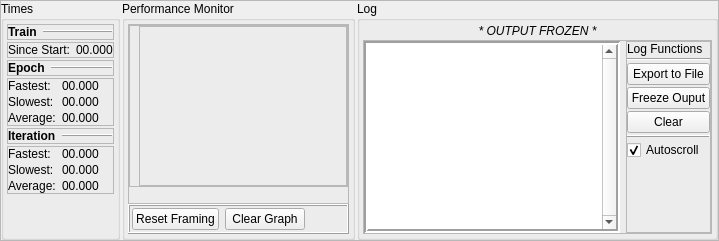
      <widget class="QFrame" name="frame_24">
       <property name="sizePolicy">
        <sizepolicy hsizetype="Preferred" vsizetype="Ignored">
         <horstretch>0</horstretch>
         <verstretch>0</verstretch>
        </sizepolicy>
       </property>
       <property name="frameShape">
        <enum>QFrame::StyledPanel</enum>
       </property>
       <property name="frameShadow">
        <enum>QFrame::Raised</enum>
       </property>
       <layout class="QHBoxLayout" name="horizontalLayout_32">
        <property name="spacing">
         <number>2</number>
        </property>
        <property name="leftMargin">
         <number>0</number>
        </property>
        <property name="topMargin">
         <number>0</number>
        </property>
        <property name="rightMargin">
         <number>0</number>
        </property>
        <property name="bottomMargin">
         <number>0</number>
        </property>
        <item>
         <widget class="QGroupBox" name="groupBox_10">
          <property name="sizePolicy">
           <sizepolicy hsizetype="Maximum" vsizetype="Preferred">
            <horstretch>0</horstretch>
            <verstretch>0</verstretch>
           </sizepolicy>
          </property>
          <property name="title">
           <string>Times</string>
          </property>
          <layout class="QVBoxLayout" name="verticalLayout_30">
           <property name="spacing">
            <number>2</number>
           </property>
           <property name="leftMargin">
            <number>3</number>
           </property>
           <property name="topMargin">
            <number>3</number>
           </property>
           <property name="rightMargin">
            <number>3</number>
           </property>
           <property name="bottomMargin">
            <number>3</number>
           </property>
           <item>
            <widget class="QFrame" name="frame_36">
             <property name="frameShape">
              <enum>QFrame::StyledPanel</enum>
             </property>
             <property name="frameShadow">
              <enum>QFrame::Raised</enum>
             </property>
             <layout class="QHBoxLayout" name="horizontalLayout_36">
              <property name="leftMargin">
               <number>0</number>
              </property>
              <property name="topMargin">
               <number>0</number>
              </property>
              <property name="rightMargin">
               <number>0</number>
              </property>
              <property name="bottomMargin">
               <number>0</number>
              </property>
              <item>
               <widget class="QLabel" name="label_55">
                <property name="sizePolicy">
                 <sizepolicy hsizetype="Maximum" vsizetype="Preferred">
                  <horstretch>0</horstretch>
                  <verstretch>0</verstretch>
                 </sizepolicy>
                </property>
                <property name="font">
                 <font>
                  <bold>true</bold>
                 </font>
                </property>
                <property name="text">
                 <string>Train</string>
                </property>
               </widget>
              </item>
              <item>
               <widget class="Line" name="line_10">
                <property name="frameShadow">
                 <enum>QFrame::Raised</enum>
                </property>
                <property name="orientation">
                 <enum>Qt::Horizontal</enum>
                </property>
               </widget>
              </item>
             </layout>
            </widget>
           </item>
           <item>
            <widget class="QFrame" name="frame_37">
             <property name="sizePolicy">
              <sizepolicy hsizetype="Preferred" vsizetype="Maximum">
               <horstretch>0</horstretch>
               <verstretch>0</verstretch>
              </sizepolicy>
             </property>
             <property name="frameShape">
              <enum>QFrame::StyledPanel</enum>
             </property>
             <property name="frameShadow">
              <enum>QFrame::Raised</enum>
             </property>
             <layout class="QFormLayout" name="formLayout_19">
              <property name="horizontalSpacing">
               <number>6</number>
              </property>
              <property name="verticalSpacing">
               <number>2</number>
              </property>
              <property name="leftMargin">
               <number>0</number>
              </property>
              <property name="topMargin">
               <number>0</number>
              </property>
              <property name="rightMargin">
               <number>0</number>
              </property>
              <property name="bottomMargin">
               <number>0</number>
              </property>
              <item row="0" column="0">
               <widget class="QLabel" name="label_56">
                <property name="text">
                 <string>Since Start:</string>
                </property>
               </widget>
              </item>
              <item row="0" column="1">
               <widget class="QLabel" name="performance_epoch_fastest_2">
                <property name="text">
                 <string>00.000</string>
                </property>
               </widget>
              </item>
             </layout>
            </widget>
           </item>
           <item>
            <widget class="QFrame" name="frame_34">
             <property name="frameShape">
              <enum>QFrame::StyledPanel</enum>
             </property>
             <property name="frameShadow">
              <enum>QFrame::Raised</enum>
             </property>
             <layout class="QHBoxLayout" name="horizontalLayout_34">
              <property name="leftMargin">
               <number>0</number>
              </property>
              <property name="topMargin">
               <number>0</number>
              </property>
              <property name="rightMargin">
               <number>0</number>
              </property>
              <property name="bottomMargin">
               <number>0</number>
              </property>
              <item>
               <widget class="QLabel" name="label_48">
                <property name="sizePolicy">
                 <sizepolicy hsizetype="Maximum" vsizetype="Preferred">
                  <horstretch>0</horstretch>
                  <verstretch>0</verstretch>
                 </sizepolicy>
                </property>
                <property name="font">
                 <font>
                  <bold>true</bold>
                 </font>
                </property>
                <property name="text">
                 <string>Epoch</string>
                </property>
               </widget>
              </item>
              <item>
               <widget class="Line" name="line_8">
                <property name="frameShadow">
                 <enum>QFrame::Raised</enum>
                </property>
                <property name="orientation">
                 <enum>Qt::Horizontal</enum>
                </property>
               </widget>
              </item>
             </layout>
            </widget>
           </item>
           <item>
            <widget class="QFrame" name="frame_30">
             <property name="sizePolicy">
              <sizepolicy hsizetype="Preferred" vsizetype="Maximum">
               <horstretch>0</horstretch>
               <verstretch>0</verstretch>
              </sizepolicy>
             </property>
             <property name="frameShape">
              <enum>QFrame::StyledPanel</enum>
             </property>
             <property name="frameShadow">
              <enum>QFrame::Raised</enum>
             </property>
             <layout class="QFormLayout" name="formLayout_17">
              <property name="horizontalSpacing">
               <number>6</number>
              </property>
              <property name="verticalSpacing">
               <number>2</number>
              </property>
              <property name="leftMargin">
               <number>0</number>
              </property>
              <property name="topMargin">
               <number>0</number>
              </property>
              <property name="rightMargin">
               <number>0</number>
              </property>
              <property name="bottomMargin">
               <number>0</number>
              </property>
              <item row="0" column="0">
               <widget class="QLabel" name="label_47">
                <property name="text">
                 <string>Fastest:</string>
                </property>
               </widget>
              </item>
              <item row="0" column="1">
               <widget class="QLabel" name="performance_epoch_fastest">
                <property name="text">
                 <string>00.000</string>
                </property>
               </widget>
              </item>
              <item row="1" column="0">
               <widget class="QLabel" name="label_50">
                <property name="text">
                 <string>Slowest:</string>
                </property>
               </widget>
              </item>
              <item row="1" column="1">
               <widget class="QLabel" name="performance_epoch_slowest">
                <property name="text">
                 <string>00.000</string>
                </property>
               </widget>
              </item>
              <item row="2" column="0">
               <widget class="QLabel" name="label_51">
                <property name="text">
                 <string>Average:</string>
                </property>
               </widget>
              </item>
              <item row="2" column="1">
               <widget class="QLabel" name="performance_epoch_average">
                <property name="text">
                 <string>00.000</string>
                </property>
               </widget>
              </item>
             </layout>
            </widget>
           </item>
           <item>
            <widget class="QFrame" name="frame_35">
             <property name="frameShape">
              <enum>QFrame::StyledPanel</enum>
             </property>
             <property name="frameShadow">
              <enum>QFrame::Raised</enum>
             </property>
             <layout class="QHBoxLayout" name="horizontalLayout_35">
              <property name="leftMargin">
               <number>0</number>
              </property>
              <property name="topMargin">
               <number>0</number>
              </property>
              <property name="rightMargin">
               <number>0</number>
              </property>
              <property name="bottomMargin">
               <number>0</number>
              </property>
              <item>
               <widget class="QLabel" name="label_49">
                <property name="sizePolicy">
                 <sizepolicy hsizetype="Maximum" vsizetype="Preferred">
                  <horstretch>0</horstretch>
                  <verstretch>0</verstretch>
                 </sizepolicy>
                </property>
                <property name="font">
                 <font>
                  <bold>true</bold>
                 </font>
                </property>
                <property name="text">
                 <string>Iteration</string>
                </property>
               </widget>
              </item>
              <item>
               <widget class="Line" name="line_9">
                <property name="frameShadow">
                 <enum>QFrame::Raised</enum>
                </property>
                <property name="orientation">
                 <enum>Qt::Horizontal</enum>
                </property>
               </widget>
              </item>
             </layout>
            </widget>
           </item>
           <item>
            <widget class="QFrame" name="frame_32">
             <property name="sizePolicy">
              <sizepolicy hsizetype="Preferred" vsizetype="Maximum">
               <horstretch>0</horstretch>
               <verstretch>0</verstretch>
              </sizepolicy>
             </property>
             <property name="frameShape">
              <enum>QFrame::StyledPanel</enum>
             </property>
             <property name="frameShadow">
              <enum>QFrame::Raised</enum>
             </property>
             <layout class="QFormLayout" name="formLayout_18">
              <property name="horizontalSpacing">
               <number>6</number>
              </property>
              <property name="verticalSpacing">
               <number>2</number>
              </property>
              <property name="leftMargin">
               <number>0</number>
              </property>
              <property name="topMargin">
               <number>0</number>
              </property>
              <property name="rightMargin">
               <number>0</number>
              </property>
              <property name="bottomMargin">
               <number>0</number>
              </property>
              <item row="0" column="0">
               <widget class="QLabel" name="label_52">
                <property name="text">
                 <string>Fastest:</string>
                </property>
               </widget>
              </item>
              <item row="0" column="1">
               <widget class="QLabel" name="performance_iter_fastest">
                <property name="text">
                 <string>00.000</string>
                </property>
               </widget>
              </item>
              <item row="1" column="0">
               <widget class="QLabel" name="label_53">
                <property name="text">
                 <string>Slowest:</string>
                </property>
               </widget>
              </item>
              <item row="1" column="1">
               <widget class="QLabel" name="performance_iter_slowest">
                <property name="text">
                 <string>00.000</string>
                </property>
               </widget>
              </item>
              <item row="2" column="0">
               <widget class="QLabel" name="label_54">
                <property name="text">
                 <string>Average:</string>
                </property>
               </widget>
              </item>
              <item row="2" column="1">
               <widget class="QLabel" name="performance_iter_average">
                <property name="text">
                 <string>00.000</string>
                </property>
               </widget>
              </item>
             </layout>
            </widget>
           </item>
           <item>
            <spacer name="verticalSpacer_7">
             <property name="orientation">
              <enum>Qt::Vertical</enum>
             </property>
             <property name="sizeHint" stdset="0">
              <size>
               <width>20</width>
               <height>40</height>
              </size>
             </property>
            </spacer>
           </item>
          </layout>
         </widget>
        </item>
        <item>
         <widget class="QGroupBox" name="performance_monitor_group">
          <property name="title">
           <string>Performance Monitor</string>
          </property>
          <layout class="QVBoxLayout" name="verticalLayout_26">
           <property name="spacing">
            <number>0</number>
           </property>
           <property name="leftMargin">
            <number>3</number>
           </property>
           <property name="topMargin">
            <number>3</number>
           </property>
           <property name="rightMargin">
            <number>3</number>
           </property>
           <property name="bottomMargin">
            <number>3</number>
           </property>
           <item>
            <widget class="QFrame" name="frame_33">
             <property name="frameShape">
              <enum>QFrame::StyledPanel</enum>
             </property>
             <property name="frameShadow">
              <enum>QFrame::Raised</enum>
             </property>
             <layout class="QVBoxLayout" name="verticalLayout_29">
              <property name="spacing">
               <number>2</number>
              </property>
              <property name="leftMargin">
               <number>0</number>
              </property>
              <property name="topMargin">
               <number>0</number>
              </property>
              <property name="rightMargin">
               <number>0</number>
              </property>
              <property name="bottomMargin">
               <number>0</number>
              </property>
              <item>
               <widget class="QFrame" name="frame_27">
                <property name="frameShape">
                 <enum>QFrame::StyledPanel</enum>
                </property>
                <property name="frameShadow">
                 <enum>QFrame::Raised</enum>
                </property>
                <layout class="QHBoxLayout" name="horizontalLayout_37">
                 <property name="spacing">
                  <number>2</number>
                 </property>
                 <property name="leftMargin">
                  <number>0</number>
                 </property>
                 <property name="topMargin">
                  <number>0</number>
                 </property>
                 <property name="rightMargin">
                  <number>0</number>
                 </property>
                 <property name="bottomMargin">
                  <number>0</number>
                 </property>
                 <item>
                  <widget class="QLabel" name="perf_graph_time_label">
                   <property name="sizePolicy">
                    <sizepolicy hsizetype="Maximum" vsizetype="Preferred">
                     <horstretch>0</horstretch>
                     <verstretch>0</verstretch>
                    </sizepolicy>
                   </property>
                   <property name="text">
                    <string/>
                   </property>
                   <property name="alignment">
                    <set>Qt::AlignCenter</set>
                   </property>
                  </widget>
                 </item>
                 <item>
                  <widget class="QFrame" name="perf_graph_layout_frame">
                   <property name="frameShape">
                    <enum>QFrame::StyledPanel</enum>
                   </property>
                   <property name="frameShadow">
                    <enum>QFrame::Raised</enum>
                   </property>
                   <layout class="QVBoxLayout" name="performance_graph_layout">
                    <property name="leftMargin">
                     <number>0</number>
                    </property>
                    <property name="topMargin">
                     <number>0</number>
                    </property>
                    <property name="rightMargin">
                     <number>0</number>
                    </property>
                    <property name="bottomMargin">
                     <number>0</number>
                    </property>
                   </layout>
                  </widget>
                 </item>
                </layout>
               </widget>
              </item>
              <item>
               <widget class="QLabel" name="perf_graph_epoch_label">
                <property name="sizePolicy">
                 <sizepolicy hsizetype="Preferred" vsizetype="Maximum">
                  <horstretch>0</horstretch>
                  <verstretch>0</verstretch>
                 </sizepolicy>
                </property>
                <property name="text">
                 <string/>
                </property>
                <property name="alignment">
                 <set>Qt::AlignCenter</set>
                </property>
               </widget>
              </item>
             </layout>
            </widget>
           </item>
           <item>
            <widget class="QFrame" name="frame_26">
             <property name="sizePolicy">
              <sizepolicy hsizetype="Preferred" vsizetype="Maximum">
               <horstretch>0</horstretch>
               <verstretch>0</verstretch>
              </sizepolicy>
             </property>
             <property name="frameShape">
              <enum>QFrame::Box</enum>
             </property>
             <property name="frameShadow">
              <enum>QFrame::Raised</enum>
             </property>
             <layout class="QHBoxLayout" name="horizontalLayout_33">
              <property name="leftMargin">
               <number>2</number>
              </property>
              <property name="topMargin">
               <number>2</number>
              </property>
              <property name="rightMargin">
               <number>2</number>
              </property>
              <property name="bottomMargin">
               <number>2</number>
              </property>
              <item>
               <widget class="QPushButton" name="performance_graph_reset_framing">
                <property name="text">
                 <string>Reset Framing</string>
                </property>
               </widget>
              </item>
              <item>
               <widget class="QPushButton" name="performance_graph_clear">
                <property name="text">
                 <string>Clear Graph</string>
                </property>
               </widget>
              </item>
              <item>
               <spacer name="horizontalSpacer_6">
                <property name="orientation">
                 <enum>Qt::Horizontal</enum>
                </property>
                <property name="sizeHint" stdset="0">
                 <size>
                  <width>40</width>
                  <height>20</height>
                 </size>
                </property>
               </spacer>
              </item>
             </layout>
            </widget>
           </item>
          </layout>
         </widget>
        </item>
        <item>
         <widget class="QGroupBox" name="output_log_group">
          <property name="sizePolicy">
           <sizepolicy hsizetype="Preferred" vsizetype="Ignored">
            <horstretch>0</horstretch>
            <verstretch>0</verstretch>
           </sizepolicy>
          </property>
          <property name="title">
           <string>Log</string>
          </property>
          <layout class="QVBoxLayout" name="verticalLayout_9">
           <property name="spacing">
            <number>2</number>
           </property>
           <property name="leftMargin">
            <number>3</number>
           </property>
           <property name="topMargin">
            <number>3</number>
           </property>
           <property name="rightMargin">
            <number>3</number>
           </property>
           <property name="bottomMargin">
            <number>3</number>
           </property>
           <item>
            <widget class="QLabel" name="log_output_frozen_header">
             <property name="font">
              <font>
               <italic>true</italic>
               <bold>false</bold>
              </font>
             </property>
             <property name="text">
              <string>* OUTPUT FROZEN *</string>
             </property>
             <property name="alignment">
              <set>Qt::AlignCenter</set>
             </property>
            </widget>
           </item>
           <item>
            <widget class="QFrame" name="frame_9">
             <property name="frameShape">
              <enum>QFrame::StyledPanel</enum>
             </property>
             <property name="frameShadow">
              <enum>QFrame::Raised</enum>
             </property>
             <layout class="QHBoxLayout" name="horizontalLayout_29">
              <property name="leftMargin">
               <number>0</number>
              </property>
              <property name="topMargin">
               <number>0</number>
              </property>
              <property name="rightMargin">
               <number>0</number>
              </property>
              <property name="bottomMargin">
               <number>0</number>
              </property>
              <item>
               <widget class="QTextEdit" name="output_log">
                <property name="sizePolicy">
                 <sizepolicy hsizetype="Expanding" vsizetype="Preferred">
                  <horstretch>0</horstretch>
                  <verstretch>0</verstretch>
                 </sizepolicy>
                </property>
                <property name="frameShape">
                 <enum>QFrame::Box</enum>
                </property>
                <property name="lineWidth">
                 <number>2</number>
                </property>
                <property name="verticalScrollBarPolicy">
                 <enum>Qt::ScrollBarAlwaysOn</enum>
                </property>
                <property name="sizeAdjustPolicy">
                 <enum>QAbstractScrollArea::AdjustIgnored</enum>
                </property>
                <property name="documentTitle">
                 <string/>
                </property>
                <property name="lineWrapMode">
                 <enum>QTextEdit::NoWrap</enum>
                </property>
                <property name="readOnly">
                 <bool>true</bool>
                </property>
               </widget>
              </item>
              <item>
               <widget class="QFrame" name="frame_15">
                <property name="frameShape">
                 <enum>QFrame::StyledPanel</enum>
                </property>
                <property name="frameShadow">
                 <enum>QFrame::Raised</enum>
                </property>
                <layout class="QVBoxLayout" name="verticalLayout_23">
                 <property name="spacing">
                  <number>2</number>
                 </property>
                 <property name="leftMargin">
                  <number>0</number>
                 </property>
                 <property name="topMargin">
                  <number>0</number>
                 </property>
                 <property name="rightMargin">
                  <number>0</number>
                 </property>
                 <property name="bottomMargin">
                  <number>0</number>
                 </property>
                 <item>
                  <widget class="QLabel" name="label_39">
                   <property name="text">
                    <string>Log Functions</string>
                   </property>
                  </widget>
                 </item>
                 <item>
                  <widget class="Line" name="line_5">
                   <property name="orientation">
                    <enum>Qt::Horizontal</enum>
                   </property>
                  </widget>
                 </item>
                 <item>
                  <widget class="QPushButton" name="export_output_log">
                   <property name="text">
                    <string>Export to File</string>
                   </property>
                  </widget>
                 </item>
                 <item>
                  <widget class="QPushButton" name="freeze_output_log">
                   <property name="text">
                    <string>Freeze Ouput</string>
                   </property>
                  </widget>
                 </item>
                 <item>
                  <widget class="QPushButton" name="clear_output_log">
                   <property name="text">
                    <string>Clear</string>
                   </property>
                  </widget>
                 </item>
                 <item>
                  <widget class="Line" name="line_7">
                   <property name="frameShadow">
                    <enum>QFrame::Raised</enum>
                   </property>
                   <property name="orientation">
                    <enum>Qt::Horizontal</enum>
                   </property>
                  </widget>
                 </item>
                 <item>
                  <widget class="QCheckBox" name="autoscroll_log">
                   <property name="sizePolicy">
                    <sizepolicy hsizetype="Maximum" vsizetype="Fixed">
                     <horstretch>0</horstretch>
                     <verstretch>0</verstretch>
                    </sizepolicy>
                   </property>
                   <property name="text">
                    <string>Autoscroll</string>
                   </property>
                   <property name="checked">
                    <bool>true</bool>
                   </property>
                  </widget>
                 </item>
                 <item>
                  <spacer name="verticalSpacer_6">
                   <property name="orientation">
                    <enum>Qt::Vertical</enum>
                   </property>
                   <property name="sizeHint" stdset="0">
                    <size>
                     <width>20</width>
                     <height>40</height>
                    </size>
                   </property>
                  </spacer>
                 </item>
                </layout>
               </widget>
              </item>
             </layout>
            </widget>
           </item>
          </layout>
         </widget>
        </item>
       </layout>
      </widget>
